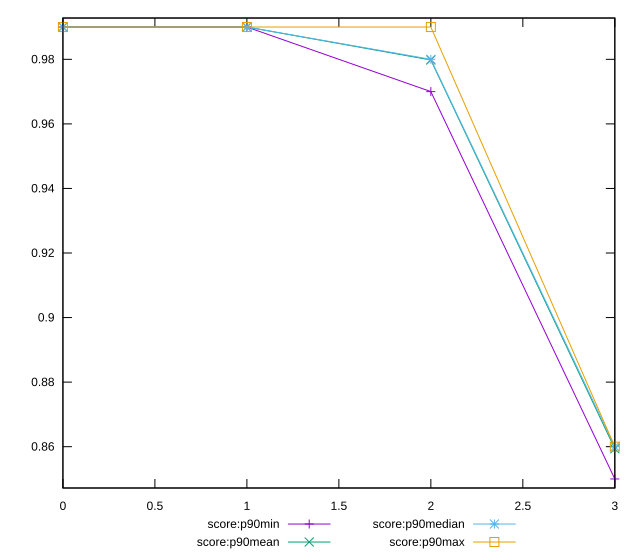

Write the gnuplot code that produced this figure.
reset

$scoreP90Min <<EOF
0 0.99
1 0.99
2 0.97
3 0.85
EOF

$scoreP90Mean <<EOF
0 0.9899999999999988
1 0.9899999999999988
2 0.979787234042553
3 0.8593617021276593
EOF

$scoreP90Median <<EOF
0 0.99
1 0.99
2 0.98
3 0.86
EOF

$scoreP90Max <<EOF
0 0.99
1 0.99
2 0.99
3 0.86
EOF

set key outside below
set xrange [0:3]
set yrange [0.8472:0.9928]
set trange [0.8472:0.9928]
set terminal svg size 640, 560 enhanced background rgb 'white'
set output "reports/report_00031_2021-02-24T23-18-18.084Z/first-contentful-paint/progression/score.svg"

plot $scoreP90Min title "score:p90min" with linespoints, \
     $scoreP90Mean title "score:p90mean" with linespoints, \
     $scoreP90Median title "score:p90median" with linespoints, \
     $scoreP90Max title "score:p90max" with linespoints

reset
